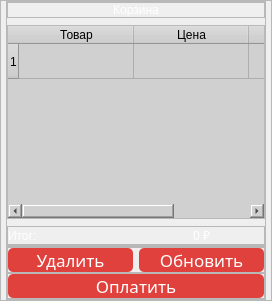
               <widget class="QFrame" name="frame_21">
                <property name="maximumSize">
                 <size>
                  <width>400</width>
                  <height>16777215</height>
                 </size>
                </property>
                <property name="frameShape">
                 <enum>QFrame::StyledPanel</enum>
                </property>
                <property name="frameShadow">
                 <enum>QFrame::Raised</enum>
                </property>
                <layout class="QVBoxLayout" name="verticalLayout_28">
                 <property name="spacing">
                  <number>0</number>
                 </property>
                 <property name="leftMargin">
                  <number>5</number>
                 </property>
                 <property name="topMargin">
                  <number>0</number>
                 </property>
                 <property name="rightMargin">
                  <number>5</number>
                 </property>
                 <property name="bottomMargin">
                  <number>0</number>
                 </property>
                 <item>
                  <widget class="QFrame" name="frame_31">
                   <property name="maximumSize">
                    <size>
                     <width>16777215</width>
                     <height>570</height>
                    </size>
                   </property>
                   <property name="frameShape">
                    <enum>QFrame::StyledPanel</enum>
                   </property>
                   <property name="frameShadow">
                    <enum>QFrame::Raised</enum>
                   </property>
                   <layout class="QVBoxLayout" name="verticalLayout_34">
                    <property name="spacing">
                     <number>7</number>
                    </property>
                    <property name="leftMargin">
                     <number>0</number>
                    </property>
                    <property name="topMargin">
                     <number>0</number>
                    </property>
                    <property name="rightMargin">
                     <number>0</number>
                    </property>
                    <property name="bottomMargin">
                     <number>0</number>
                    </property>
                    <item>
                     <widget class="QFrame" name="frame_35">
                      <property name="maximumSize">
                       <size>
                        <width>16777215</width>
                        <height>75</height>
                       </size>
                      </property>
                      <property name="styleSheet">
                       <string notr="true"/>
                      </property>
                      <property name="frameShape">
                       <enum>QFrame::StyledPanel</enum>
                      </property>
                      <property name="frameShadow">
                       <enum>QFrame::Raised</enum>
                      </property>
                      <layout class="QHBoxLayout" name="horizontalLayout_15">
                       <property name="spacing">
                        <number>0</number>
                       </property>
                       <property name="leftMargin">
                        <number>0</number>
                       </property>
                       <property name="topMargin">
                        <number>0</number>
                       </property>
                       <property name="rightMargin">
                        <number>0</number>
                       </property>
                       <property name="bottomMargin">
                        <number>0</number>
                       </property>
                       <item>
                        <widget class="QLabel" name="label_3">
                         <property name="styleSheet">
                          <string notr="true">color: rgb(255, 255, 255);
font: 57 18pt &quot;Montserrat Medium&quot;;</string>
                         </property>
                         <property name="text">
                          <string>Корзина</string>
                         </property>
                         <property name="alignment">
                          <set>Qt::AlignCenter</set>
                         </property>
                        </widget>
                       </item>
                      </layout>
                     </widget>
                    </item>
                    <item>
                     <widget class="QFrame" name="frame_36">
                      <property name="maximumSize">
                       <size>
                        <width>16777215</width>
                        <height>500</height>
                       </size>
                      </property>
                      <property name="frameShape">
                       <enum>QFrame::StyledPanel</enum>
                      </property>
                      <property name="frameShadow">
                       <enum>QFrame::Raised</enum>
                      </property>
                      <layout class="QVBoxLayout" name="verticalLayout_35">
                       <property name="leftMargin">
                        <number>0</number>
                       </property>
                       <property name="topMargin">
                        <number>0</number>
                       </property>
                       <property name="rightMargin">
                        <number>0</number>
                       </property>
                       <property name="bottomMargin">
                        <number>0</number>
                       </property>
                       <item>
                        <widget class="QTableWidget" name="tableWidget">
                         <property name="styleSheet">
                          <string notr="true">background-color: rgb(208, 208, 208); 
color: black;
border: 0;
alternate-background-color: #606060;
selection-background-color: #282828;
font: 57 10pt &quot;Montserrat Medium&quot;;
</string>
                         </property>
                         <property name="sortingEnabled">
                          <bool>true</bool>
                         </property>
                         <property name="rowCount">
                          <number>1</number>
                         </property>
                         <attribute name="horizontalHeaderDefaultSectionSize">
                          <number>115</number>
                         </attribute>
                         <attribute name="horizontalHeaderShowSortIndicator" stdset="0">
                          <bool>true</bool>
                         </attribute>
                         <attribute name="horizontalHeaderStretchLastSection">
                          <bool>true</bool>
                         </attribute>
                         <attribute name="verticalHeaderDefaultSectionSize">
                          <number>35</number>
                         </attribute>
                         <row/>
                         <column>
                          <property name="text">
                           <string>Товар</string>
                          </property>
                         </column>
                         <column>
                          <property name="text">
                           <string>Цена</string>
                          </property>
                         </column>
                         <column>
                          <property name="text">
                           <string>Категория</string>
                          </property>
                         </column>
                        </widget>
                       </item>
                      </layout>
                     </widget>
                    </item>
                    <item>
                     <widget class="QFrame" name="frame_37">
                      <property name="maximumSize">
                       <size>
                        <width>16777215</width>
                        <height>35</height>
                       </size>
                      </property>
                      <property name="frameShape">
                       <enum>QFrame::StyledPanel</enum>
                      </property>
                      <property name="frameShadow">
                       <enum>QFrame::Raised</enum>
                      </property>
                      <layout class="QHBoxLayout" name="horizontalLayout_14">
                       <property name="leftMargin">
                        <number>0</number>
                       </property>
                       <property name="topMargin">
                        <number>0</number>
                       </property>
                       <property name="rightMargin">
                        <number>0</number>
                       </property>
                       <property name="bottomMargin">
                        <number>0</number>
                       </property>
                       <item>
                        <widget class="QLabel" name="label">
                         <property name="styleSheet">
                          <string notr="true">color: rgb(255, 255, 255);
font: 57 12pt &quot;Montserrat Medium&quot;;</string>
                         </property>
                         <property name="text">
                          <string>Итог:</string>
                         </property>
                        </widget>
                       </item>
                       <item>
                        <widget class="QLabel" name="label_2">
                         <property name="styleSheet">
                          <string notr="true">color: rgb(255, 255, 255);
font: 57 12pt &quot;Montserrat Medium&quot;;</string>
                         </property>
                         <property name="text">
                          <string>0 ₽</string>
                         </property>
                         <property name="alignment">
                          <set>Qt::AlignCenter</set>
                         </property>
                        </widget>
                       </item>
                      </layout>
                     </widget>
                    </item>
                   </layout>
                  </widget>
                 </item>
                 <item>
                  <widget class="QFrame" name="frame_32">
                   <property name="maximumSize">
                    <size>
                     <width>16777215</width>
                     <height>120</height>
                    </size>
                   </property>
                   <property name="frameShape">
                    <enum>QFrame::StyledPanel</enum>
                   </property>
                   <property name="frameShadow">
                    <enum>QFrame::Raised</enum>
                   </property>
                   <layout class="QVBoxLayout" name="verticalLayout_29">
                    <property name="spacing">
                     <number>0</number>
                    </property>
                    <property name="leftMargin">
                     <number>0</number>
                    </property>
                    <property name="topMargin">
                     <number>0</number>
                    </property>
                    <property name="rightMargin">
                     <number>0</number>
                    </property>
                    <property name="bottomMargin">
                     <number>0</number>
                    </property>
                    <item>
                     <widget class="QFrame" name="frame_33">
                      <property name="maximumSize">
                       <size>
                        <width>16777215</width>
                        <height>60</height>
                       </size>
                      </property>
                      <property name="frameShape">
                       <enum>QFrame::StyledPanel</enum>
                      </property>
                      <property name="frameShadow">
                       <enum>QFrame::Raised</enum>
                      </property>
                      <layout class="QHBoxLayout" name="horizontalLayout_13">
                       <property name="leftMargin">
                        <number>0</number>
                       </property>
                       <property name="topMargin">
                        <number>0</number>
                       </property>
                       <property name="rightMargin">
                        <number>0</number>
                       </property>
                       <property name="bottomMargin">
                        <number>0</number>
                       </property>
                       <item>
                        <widget class="QPushButton" name="btn_apdate__admin_5">
                         <property name="maximumSize">
                          <size>
                           <width>210</width>
                           <height>50</height>
                          </size>
                         </property>
                         <property name="font">
                          <font>
                           <family>Montserrat Medium</family>
                           <pointsize>13</pointsize>
                           <weight>7</weight>
                           <italic>false</italic>
                           <bold>false</bold>
                          </font>
                         </property>
                         <property name="styleSheet">
                          <string notr="true">QPushButton{
background-color: rgb(224, 65, 61);
color: #fff;
border-radius: 5px;
font: 57 13pt &quot;Montserrat Medium&quot;;
}

QPushButton:hover{
background-color: rgb(204, 5, 0);
}</string>
                         </property>
                         <property name="text">
                          <string>Удалить</string>
                         </property>
                        </widget>
                       </item>
                       <item>
                        <widget class="QPushButton" name="btn_apdate__admin_6">
                         <property name="maximumSize">
                          <size>
                           <width>210</width>
                           <height>50</height>
                          </size>
                         </property>
                         <property name="font">
                          <font>
                           <family>Montserrat Medium</family>
                           <pointsize>13</pointsize>
                           <weight>7</weight>
                           <italic>false</italic>
                           <bold>false</bold>
                          </font>
                         </property>
                         <property name="styleSheet">
                          <string notr="true">QPushButton{
background-color: rgb(224, 65, 61);
color: #fff;
border-radius: 5px;
font: 57 13pt &quot;Montserrat Medium&quot;;
}

QPushButton:hover{
background-color: rgb(204, 5, 0);
}</string>
                         </property>
                         <property name="text">
                          <string>Обновить</string>
                         </property>
                        </widget>
                       </item>
                      </layout>
                     </widget>
                    </item>
                    <item>
                     <widget class="QFrame" name="frame_34">
                      <property name="maximumSize">
                       <size>
                        <width>16777215</width>
                        <height>60</height>
                       </size>
                      </property>
                      <property name="frameShape">
                       <enum>QFrame::StyledPanel</enum>
                      </property>
                      <property name="frameShadow">
                       <enum>QFrame::Raised</enum>
                      </property>
                      <layout class="QGridLayout" name="gridLayout">
                       <property name="leftMargin">
                        <number>0</number>
                       </property>
                       <property name="topMargin">
                        <number>0</number>
                       </property>
                       <property name="rightMargin">
                        <number>0</number>
                       </property>
                       <property name="bottomMargin">
                        <number>0</number>
                       </property>
                       <item row="0" column="0">
                        <widget class="QPushButton" name="btn_apdate__admin_7">
                         <property name="maximumSize">
                          <size>
                           <width>16777215</width>
                           <height>50</height>
                          </size>
                         </property>
                         <property name="font">
                          <font>
                           <family>Montserrat Medium</family>
                           <pointsize>13</pointsize>
                           <weight>7</weight>
                           <italic>false</italic>
                           <bold>false</bold>
                          </font>
                         </property>
                         <property name="styleSheet">
                          <string notr="true">QPushButton{
background-color: rgb(224, 65, 61);
color: #fff;
border-radius: 5px;
font: 57 13pt &quot;Montserrat Medium&quot;;
}

QPushButton:hover{
background-color: rgb(204, 5, 0);
}</string>
                         </property>
                         <property name="text">
                          <string>Оплатить</string>
                         </property>
                        </widget>
                       </item>
                      </layout>
                     </widget>
                    </item>
                   </layout>
                  </widget>
                 </item>
                </layout>
               </widget>
